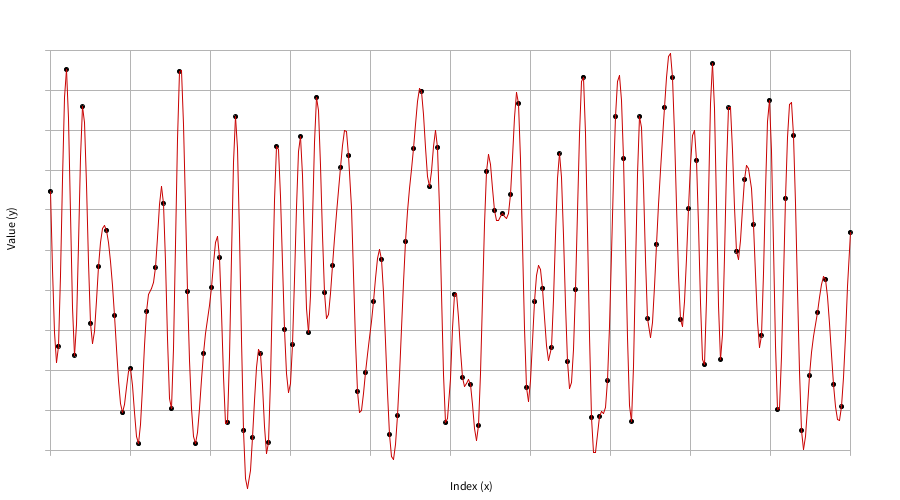
Frame 1 (no input)
Frame 2 (the mouse pressed at the canvas centre, redrawn once): identical to frame 1, image omitted

The Processing sketch that drew this single still picture (run headless with seeded random() and noise(); the mouse was pressed at the canvas centre and the sketch redrawn once):

// Processing sketch: cubic_spline_data_compression
// ── cubic_spline_data_compression.pde
// Random points + Natural Cubic Spline interpolation demo
// Drop in a single .pde file and run in Processing (Java mode).

int N = 100;
double[] x = new double[N];
double[] y = new double[N];
NaturalCubicSpline spline;

int margin = 50;

void setup() {
  size(900, 500);
  // Generate data
  for (int i = 0; i < N; i++) {
    x[i] = i;                  // index as x
    y[i] = random(0, 100);     // value as y
  }
  // Build spline that passes through all points (natural boundary)
  spline = new NaturalCubicSpline(x, y);
  noLoop(); // static drawing
}

void draw() {
  background(255);
  drawAxes();

  // Plot raw points
  stroke(0);
  fill(0);
  for (int i = 0; i < N; i++) {
    float sx = sx(x[i]);
    float sy = sy(y[i]);
    ellipse(sx, sy, 4, 4);
  }

  // Draw spline curve
  stroke(200, 0, 0);
  noFill();
  float step = 0.25f; // sampling step along x
  float prevX = sx(0);
  float prevY = sy(spline.eval(0));
  for (float xi = step; xi <= N - 1; xi += step) {
    float yy = (float) spline.eval(xi);
    float cx = sx(xi);
    float cy = sy(yy);
    line(prevX, prevY, cx, cy);
    prevX = cx;
    prevY = cy;
  }

  // Labels
  fill(0);
  text("Index (x)", width/2, height - 10);
  pushMatrix();
  translate(15, height/2);
  rotate(-HALF_PI);
  text("Value (y)", 0, 0);
  popMatrix();
}

void keyPressed() {
  // Press 'r' to regenerate data and redraw
  if (key == 'r' || key == 'R') {
    for (int i = 0; i < N; i++) y[i] = random(0, 100);
    spline = new NaturalCubicSpline(x, y);
    redraw();
  }
}

void drawAxes() {
  stroke(120);
  // x-axis
  line(margin, height - margin, width - margin, height - margin);
  // y-axis
  line(margin, height - margin, margin, margin);
  // ticks
  stroke(180);
  for (int i = 0; i <= 10; i++) {
    float yy = sy(i * 10.0);
    line(margin - 5, yy, width - margin, yy);
  }
  for (int i = 0; i <= 10; i++) {
    float xx = map(i, 0, 10, margin, width - margin);
    line(xx, margin, xx, height - margin + 5);
  }
}

float sx(double xi) {
  return map((float) xi, 0, N - 1, margin, width - margin);
}

float sy(double yi) {
  // flip y so 0 is bottom, 100 is top
  return map((float) yi, 0, 100, height - margin, margin);
}

// ------------ Natural Cubic Spline (Numerical Recipes style) ------------
class NaturalCubicSpline {
  int n;
  double[] xa, ya, y2; // x, y, and second derivatives at knots

  NaturalCubicSpline(double[] x, double[] y) {
    this.n = x.length;
    this.xa = x.clone();
    this.ya = y.clone();
    this.y2 = new double[n];
    computeSecondDerivatives();
  }

  void computeSecondDerivatives() {
    // Natural spline: y''(0) = y''(n-1) = 0
    double[] u = new double[n - 1];
    y2[0] = 0.0;
    u[0] = 0.0;

    for (int i = 1; i < n - 1; i++) {
      double sig = (xa[i] - xa[i - 1]) / (xa[i + 1] - xa[i - 1]);
      double p = sig * y2[i - 1] + 2.0;
      y2[i] = (sig - 1.0) / p;
      double dd = (ya[i + 1] - ya[i]) / (xa[i + 1] - xa[i]) - (ya[i] - ya[i - 1]) / (xa[i] - xa[i - 1]);
      u[i] = (6.0 * dd / (xa[i + 1] - xa[i - 1]) - sig * u[i - 1]) / p;
    }

    y2[n - 1] = 0.0;
    for (int k = n - 2; k >= 0; k--) {
      y2[k] = y2[k] * y2[k + 1] + u[k];
    }
  }

  double eval(double x) {
    // Binary search for the right interval
    int klo = 0;
    int khi = n - 1;
    while (khi - klo > 1) {
      int k = (khi + klo) >> 1;
      if (xa[k] > x) khi = k;
      else klo = k;
    }
    double h = xa[khi] - xa[klo];
    if (h == 0.0) return ya[klo]; // defensive

    double a = (xa[khi] - x) / h;
    double b = (x - xa[klo]) / h;
    return a * ya[klo] + b * ya[khi]
      + ((a * a * a - a) * y2[klo] + (b * b * b - b) * y2[khi]) * (h * h) / 6.0;
  }
}
